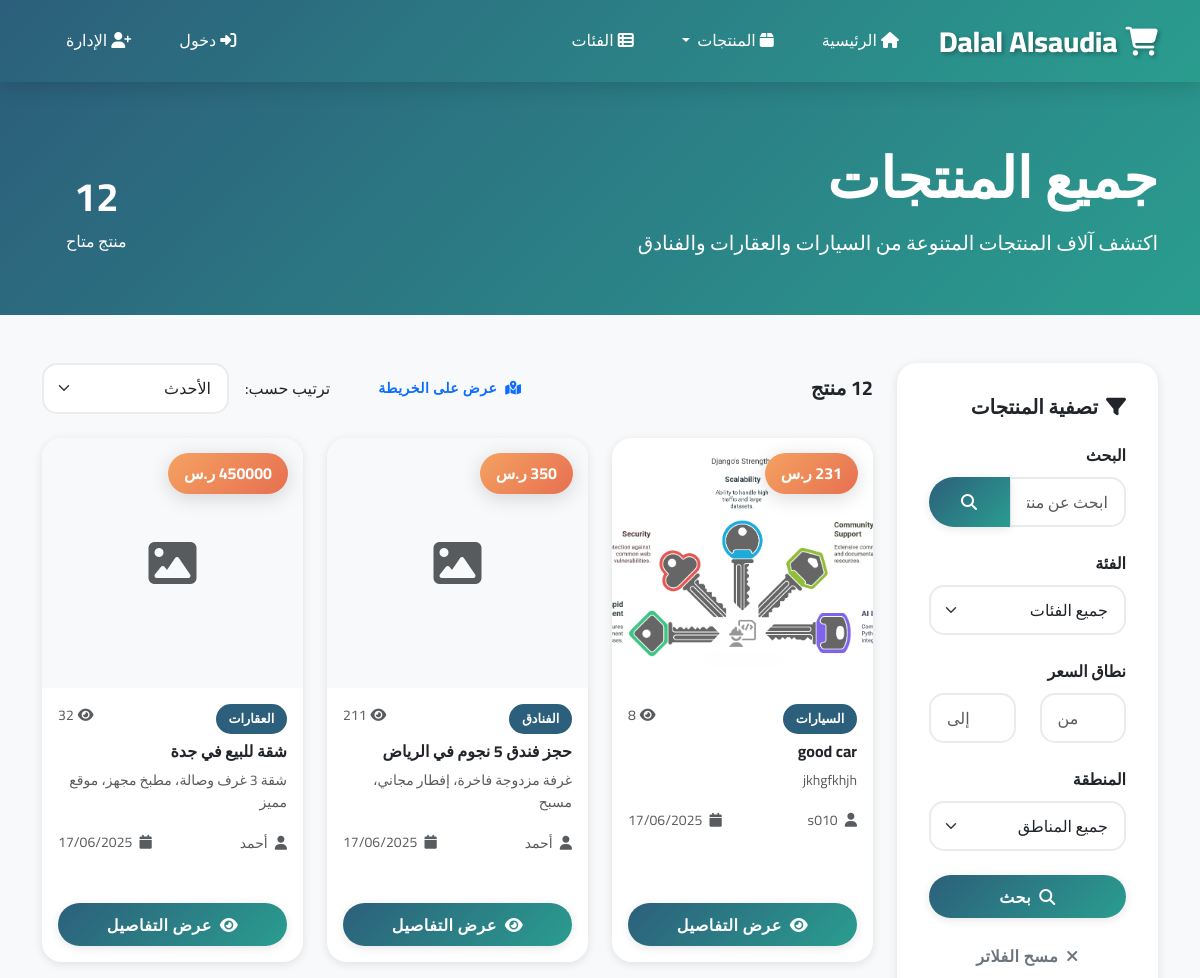
The app's page /products/ (upper part), older data.
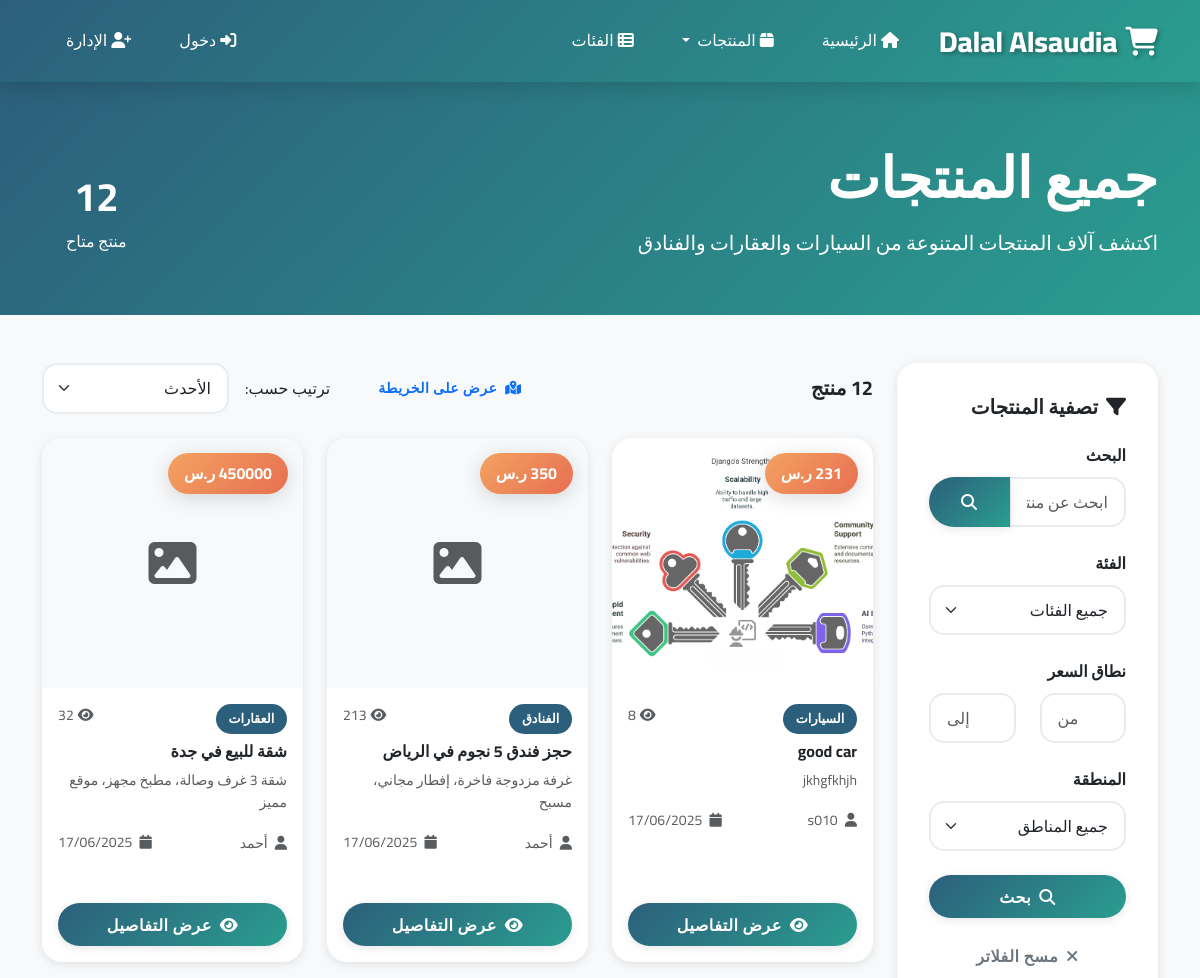
The same page, newer data.
### products/models.py (models this page shows, shortened)
class Product(models.Model):
    STATUS_CHOICES = [
        ('pending_approval', 'Pending Approval'),
        ('active', 'Active'),
        ('sold', 'Sold'),
        ('hidden', 'Hidden'),
        ('cancelled', 'Cancelled'),
    ]
    title = models.CharField(max_length=200)
    description = models.TextField()
    price = models.DecimalField(max_digits=10, decimal_places=2)
    category = models.ForeignKey(Category, on_delete=models.CASCADE, related_name='products')
    seller = models.ForeignKey(User, on_delete=models.CASCADE, related_name='products')
    location_latitude = models.DecimalField(max_digits=9, decimal_places=6, blank=True, null=True)
    location_longitude = models.DecimalField(max_digits=9, decimal_places=6, blank=True, null=True)
    status = models.CharField(max_length=20, choices=STATUS_CHOICES, default='pending_approval')
    created_at = models.DateTimeField(auto_now_add=True)
    updated_at = models.DateTimeField(auto_now=True)
    is_approved = models.BooleanField(default=False)
    is_sold = models.BooleanField(default=False)
    views_count = models.IntegerField(default=0)
    class Meta:
        ordering = ['-created_at']

### categories/models.py (models this page shows, shortened)
class Category(models.Model):
    name = models.CharField(max_length=100)
    slug = models.SlugField(unique=True)
    parent = models.ForeignKey('self', on_delete=models.CASCADE, blank=True, null=True, related_name='subcategories')
    created_at = models.DateTimeField(auto_now_add=True)
    class Meta:
        verbose_name_plural = "Categories"

### users/models.py (models this page shows, shortened)
class User(AbstractUser):
    phone_number = models.CharField(max_length=20, blank=True, null=True)
    address = models.CharField(max_length=255, blank=True, null=True)
    is_seller = models.BooleanField(default=False)
    is_admin_verified = models.BooleanField(default=False)
    profile_picture = models.ImageField(upload_to='profile_pics/', blank=True, null=True)

### products/views.py (the view)
# urls.py: path('', views.ProductListView.as_view(), name='list'),
class ProductListView(ListView):
    model = Product
    template_name = 'products/list.html'
    context_object_name = 'products'
    paginate_by = 12
    def get_queryset(self):
        return Product.objects.filter(status='active', is_approved=True).select_related('seller', 'category')

### templates/products/list.html (shortened to what the changed rows need)
{% extends 'base.html' %}
{% block content %}
<section class="hero-section">
    <div class="container">
        <div class="row align-items-center">
            <div class="col-lg-8">
                <h1 class="display-4 fw-bold mb-3">جميع المنتجات</h1>
            </div>
            <div class="col-lg-4 text-end">
                <div class="stats-display">
                    <div class="d-inline-block text-center me-4">
                        <h2 class="display-6 fw-bold">{{ products.count }}</h2>
                    </div>
                </div>
            </div>
        </div>
    </div>
</section>
<div class="container">
    <div class="row">
        <div class="col-lg-9">
            {% if products %}
                <div class="row g-4">
                    {% for product in products %}
                        <div class="col-lg-4 col-md-6">
                            <div class="card product-card h-100">
                                <div class="position-relative">
                                    {% if product.images.first %}
                                        <img src="{{ product.images.first.image.url }}"
                                             class="card-img-top product-image"
                                             alt="{{ product.title }}">
                                    {% else %}
                                        <div class="product-image bg-light d-flex align-items-center justify-content-center">
                                            <i class="fas fa-image fa-3x text-muted"></i>
                                        </div>
                                    {% endif %}
                                    <span class="price-badge">
                                        {{ product.price|floatformat:0 }} ر.س
                                    </span>
                                </div>
                                <div class="card-body p-3">
                                    <div class="d-flex justify-content-between align-items-start mb-2">
                                        <span class="category-badge">{{ product.category.name }}</span>
                                        <small class="text-muted">
                                            <i class="fas fa-eye me-1"></i>{{ product.views_count }}
                                        </small>
                                    </div>
                                    <h6 class="card-title fw-bold mb-2">
                                        {{ product.title|truncatechars:50 }}
                                    </h6>
                                    <p class="card-text text-muted small mb-3">
                                        {{ product.description|truncatechars:80 }}
                                    </p>
                                    <div class="d-flex justify-content-between align-items-center mb-3">
                                        <div class="seller-info">
                                            <small class="text-muted">
                                                <i class="fas fa-user me-1"></i>
                                                {{ product.seller.first_name|default:product.seller.username }}
                                            </small>
                                        </div>
                                        <small class="text-muted">
                                            <i class="fas fa-calendar me-1"></i>
                                            {{ product.created_at|date:"d/m/Y" }}
                                        </small>
                                    </div>
                                </div>
                                <div class="card-footer bg-transparent border-0 p-3">
                                    <div class="d-grid gap-2">
                                        <a href="{% url 'products:detail' product.id %}"
                                           class="btn btn-primary">
                                            <i class="fas fa-eye me-2"></i>عرض التفاصيل
                                        </a>
                                    </div>
                                </div>
                            </div>
                        </div>
                    {% endfor %}
                </div>
            {% endif %}
        </div>
    </div>
</div>
{% endblock %}

Row changes from the older to the newer data that the page shows:
changed Product "حجز فندق 5 نجوم في الرياض": views_count "211" → "213"
